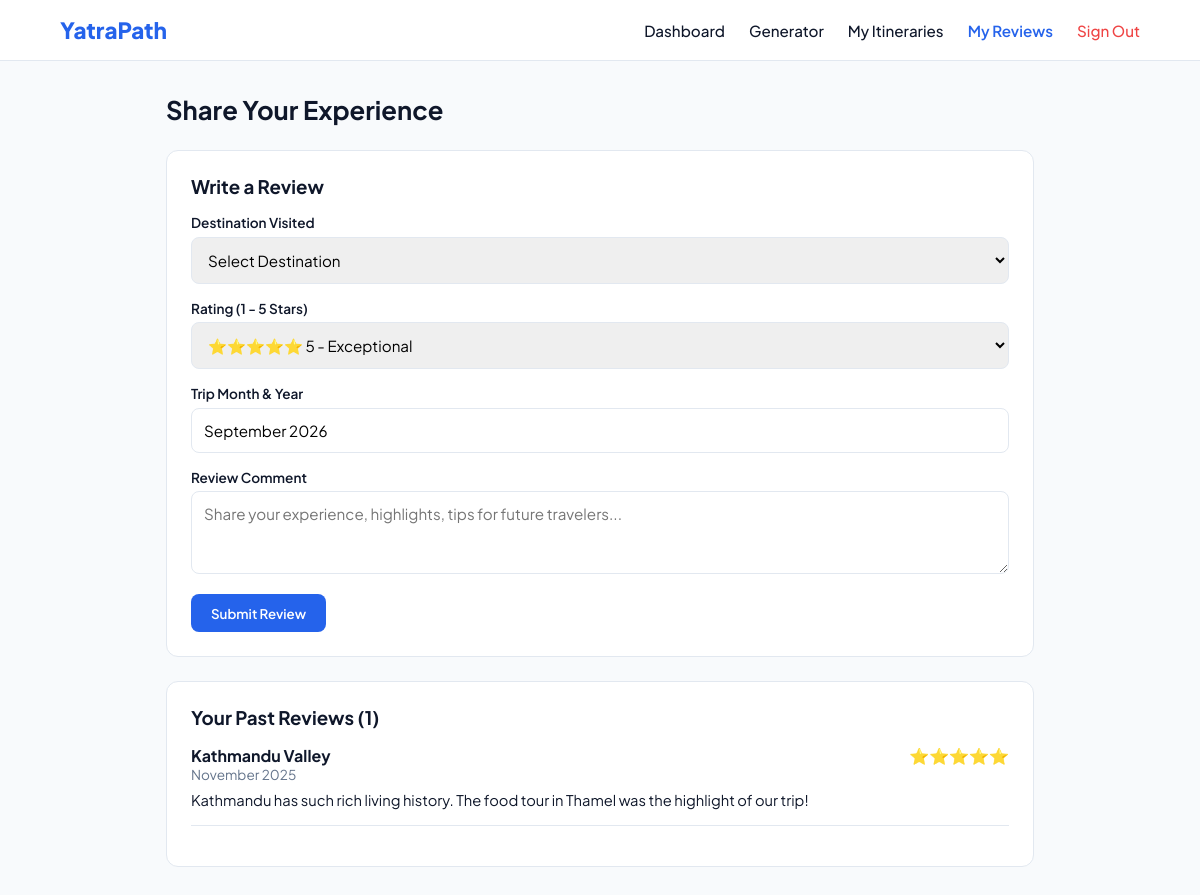
The app's page /user/reviews.php (signed in) with its own data.
### tables this page shows
CREATE TABLE `reviews` (
    `id` INT AUTO_INCREMENT PRIMARY KEY,
    `user_id` INT NOT NULL,
    `destination_id` INT NOT NULL,
    `rating` TINYINT NOT NULL CHECK (`rating` BETWEEN 1 AND 5),
    `comment` TEXT NOT NULL,
    `trip_month_year` VARCHAR(20) NOT NULL,
    `created_at` TIMESTAMP DEFAULT CURRENT_TIMESTAMP,
    CONSTRAINT `fk_reviews_user`
        FOREIGN KEY (`user_id`) REFERENCES `users` (`id`)
        ON DELETE CASCADE ON UPDATE CASCADE,
    CONSTRAINT `fk_reviews_destination`
        FOREIGN KEY (`destination_id`) REFERENCES `destinations` (`id`)
        ON DELETE CASCADE ON UPDATE CASCADE,
    INDEX `idx_reviews_destination` (`destination_id`),
    INDEX `idx_reviews_user` (`user_id`)
);

CREATE TABLE `destinations` (
    `id` INT AUTO_INCREMENT PRIMARY KEY,
    `name` VARCHAR(150) NOT NULL,
    `region` ENUM('Himalayan', 'Hilly', 'Terai') NOT NULL,
    `description` TEXT NOT NULL,
    `avg_cost_per_day` DECIMAL(10,2) NOT NULL DEFAULT 3000.00,
    `suitable_seasons` VARCHAR(150) NOT NULL,  
    `latitude` DECIMAL(10,7) NOT NULL,
    `longitude` DECIMAL(10,7) NOT NULL,
    `image_url` VARCHAR(255) DEFAULT NULL,
    `avg_rating` DECIMAL(3,2) NOT NULL DEFAULT 5.00,
    `total_reviews` INT NOT NULL DEFAULT 0,
    `created_at` TIMESTAMP DEFAULT CURRENT_TIMESTAMP,
    `updated_at` TIMESTAMP DEFAULT CURRENT_TIMESTAMP ON UPDATE CURRENT_TIMESTAMP,
    INDEX `idx_dest_region` (`region`),
    INDEX `idx_dest_rating` (`avg_rating`)
);

### user/reviews.php (the view, shortened to what this page needs)
<?php
$db = Database::getInstance()->getConnection();
$userId = getCurrentUserId();
$myReviewsStmt = $db->prepare("
    SELECT r.*, d.name as destination_name
    FROM reviews r
    JOIN destinations d ON r.destination_id = d.id
    WHERE r.user_id = ?
    ORDER BY r.created_at DESC
");
$myReviewsStmt->execute([$userId]);
$myReviews = $myReviewsStmt->fetchAll();
?>
<!DOCTYPE html>
<html lang="en">
<head>
</head>
<body>
    <header class="navbar">
        <a href="../homepage.php" class="logo">YatraPath</a>
        <nav class="nav-links">
            <a href="dashboard.php">Dashboard</a>
            <a href="generator.php">Generator</a>
            <a href="itineraries.php">My Itineraries</a>
            <a href="reviews.php" style="color: var(--primary); font-weight:600;">My Reviews</a>
            <a href="../api/auth/logout.php" style="color: #ef4444;">Sign Out</a>
        </nav>
    </header>
    <main class="container">
        <h1 style="font-size: 1.6rem; margin-bottom: 1.5rem;">Share Your Experience</h1>
        <div class="card">
            <h3 style="margin-bottom: 1rem;">Write a Review</h3>
            <form method="POST">
                <div>
                    <label>Destination Visited</label>
                    <select name="destination_id" required>
                        <option value="">Select Destination</option>
                    </select>
                </div>
                <div>
                    <label>Rating (1 - 5 Stars)</label>
                    <select name="rating">
                        <option value="5">⭐⭐⭐⭐⭐ 5 - Exceptional</option>
                    </select>
                </div>
                <div>
                    <label>Trip Month & Year</label>
                    <input type="text" name="trip_date" placeholder="e.g. October 2025" value="<?= date('F Y') ?>" required>
                </div>
                <div>
                    <label>Review Comment</label>
                    <textarea name="comment" rows="3" placeholder="Share your experience, highlights, tips for future travelers..." required></textarea>
                </div>
                <button type="submit" class="btn">Submit Review</button>
            </form>
        </div>
        <section class="card">
            <h3 style="margin-bottom: 1rem;">Your Past Reviews (<?= count($myReviews) ?>)</h3>
            <?php if (empty($myReviews)): ?>
                <p style="color: var(--muted);">You haven't posted any reviews yet.</p>
            <?php else: ?>
                <?php foreach ($myReviews as $r): ?>
                    <div style="border-bottom: 1px solid var(--border); padding-bottom: 1rem; margin-bottom: 1rem;">
                        <div style="display: flex; justify-content: space-between;">
                            <strong><?= htmlspecialchars($r['destination_name']) ?></strong>
                            <span><?= str_repeat('⭐', (int)$r['rating']) ?></span>
                        </div>
                        <div style="color: var(--muted); font-size: 0.85rem; margin-bottom: 0.5rem;"><?= htmlspecialchars($r['trip_month_year']) ?></div>
                        <p style="font-size: 0.92rem;"><?= htmlspecialchars($r['comment']) ?></p>
                    </div>
                <?php endforeach; ?>
            <?php endif; ?>
        </section>
    </main>
</body>
</html>

### user/reviews.php (style rules this page uses)
:root { --primary: #2563eb; --bg: #f8fafc; --card: #ffffff; --border: #e2e8f0; --text: #0f172a; --muted: #64748b; }
* { box-sizing: border-box; margin: 0; padding: 0; font-family: 'Plus Jakarta Sans', sans-serif; }
body { background: var(--bg); color: var(--text); padding-bottom: 3rem; }
.navbar { display: flex; justify-content: space-between; align-items: center; padding: 1rem 5%; background: #fff; border-bottom: 1px solid var(--border); }
.logo { font-size: 1.4rem; font-weight: 800; color: var(--primary); text-decoration: none; }
.nav-links { display: flex; gap: 1.5rem; align-items: center; }
.nav-links a { text-decoration: none; color: var(--text); font-weight: 500; font-size: 0.95rem; }
.container { max-width: 900px; margin: 2rem auto; padding: 0 1rem; }
.card { background: #fff; border: 1px solid var(--border); border-radius: 12px; padding: 1.5rem; margin-bottom: 1.5rem; }
label { display: block; font-weight: 600; font-size: 0.85rem; margin-bottom: 0.35rem; }
input, select, textarea { width: 100%; padding: 0.75rem; border-radius: 8px; border: 1px solid var(--border); font-size: 0.95rem; margin-bottom: 1rem; }
.btn { padding: 0.65rem 1.25rem; border-radius: 8px; background: var(--primary); color: #fff; border: none; font-weight: 600; cursor: pointer; }

### records on screen
reviews: destination.name "Kathmandu Valley", rating "⭐⭐⭐⭐⭐", trip_month_year "November 2025", comment "Kathmandu has such rich living history. The food tour in Thamel was the highlight of our trip!"

### other values on screen
count($myReviews) "1"
